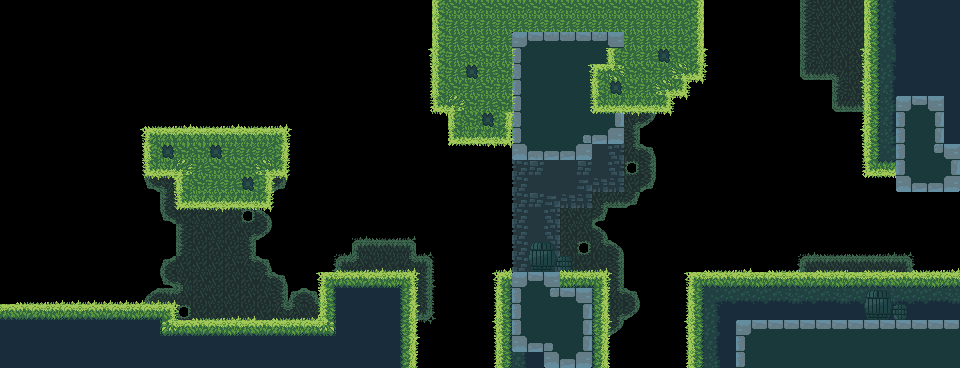

This is a level from a 2D game, rendered from its Tiled map with the project's own tilesets. A one-line summary and the map file follow, with tile-layer data summarised:
An orthogonal 60x23 tile map with 16x16 px tiles, 6 tile layers (Background 2, Background, GroundTiles, Props, ...) and 16 objects.

<map version="1.10" tiledversion="1.10.2" orientation="orthogonal" renderorder="right-down" width="60" height="23" tilewidth="16" tileheight="16" infinite="0" nextlayerid="11" nextobjectid="49">
 <tileset firstgid="1" name="VeryUglyGrassTiles" tilewidth="16" tileheight="16" tilecount="416" columns="26">
  <image source="../../VeryUglyGrassTiles.png" width="420" height="256" />
 </tileset>
 <layer id="10" name="Background 2" width="60" height="23">
  <data>[1380 cells, 205 non-empty, 29 distinct tile ids]</data>
 </layer>
 <layer id="9" name="Background" width="60" height="23">
  <data>[1380 cells, 46 non-empty, 8 distinct tile ids]</data>
 </layer>
 <layer id="1" name="GroundTiles" width="60" height="23">
  <data>[1380 cells, 503 non-empty, 64 distinct tile ids]</data>
 </layer>
 <layer id="8" name="Props" width="60" height="23">
  <data>[1380 cells, 12 non-empty, 6 distinct tile ids]</data>
 </layer>
 <layer id="6" name="GrassGround" width="60" height="23">
  <data>[1380 cells, 80 non-empty, 7 distinct tile ids]</data>
 </layer>
 <layer id="7" name="GrassWall" width="60" height="23">
  <data>[1380 cells, 64 non-empty, 6 distinct tile ids]</data>
 </layer>
 <objectgroup id="2" name="Ground">
  <object id="33" x="-0.242424" y="303.939" width="176" height="64" />
  <object id="34" x="175.758" y="319.939" width="240" height="48" />
  <object id="35" x="319.758" y="271.939" width="96" height="48" />
  <object id="36" x="143.758" y="127.939" width="144" height="48" />
  <object id="37" x="175.758" y="175.939" width="96" height="32" />
  <object id="38" x="431.758" y="47.9394" width="80" height="64" />
  <object id="39" x="447.758" y="111.939" width="64" height="32" />
  <object id="40" x="511.758" y="47.9394" width="80" height="112" />
  <object id="41" x="591.758" y="47.9394" width="32" height="96" />
  <object id="42" x="623.758" y="47.9394" width="80" height="32" />
  <object id="43" x="623.758" y="79.9394" width="64" height="16" />
  <object id="44" x="623.758" y="95.9394" width="48" height="16" />
  <object id="45" x="495.758" y="271.939" width="112" height="96" />
  <object id="46" x="687.758" y="271.939" width="272" height="96" />
  <object id="47" x="895.758" y="47.9394" width="64" height="144" />
  <object id="48" x="863.758" y="47.9394" width="32" height="128" />
 </objectgroup>
 <objectgroup id="3" name="Collectibles" />
 <objectgroup id="4" name="Platform" />
 <objectgroup id="5" name="Spikes" />
</map>
